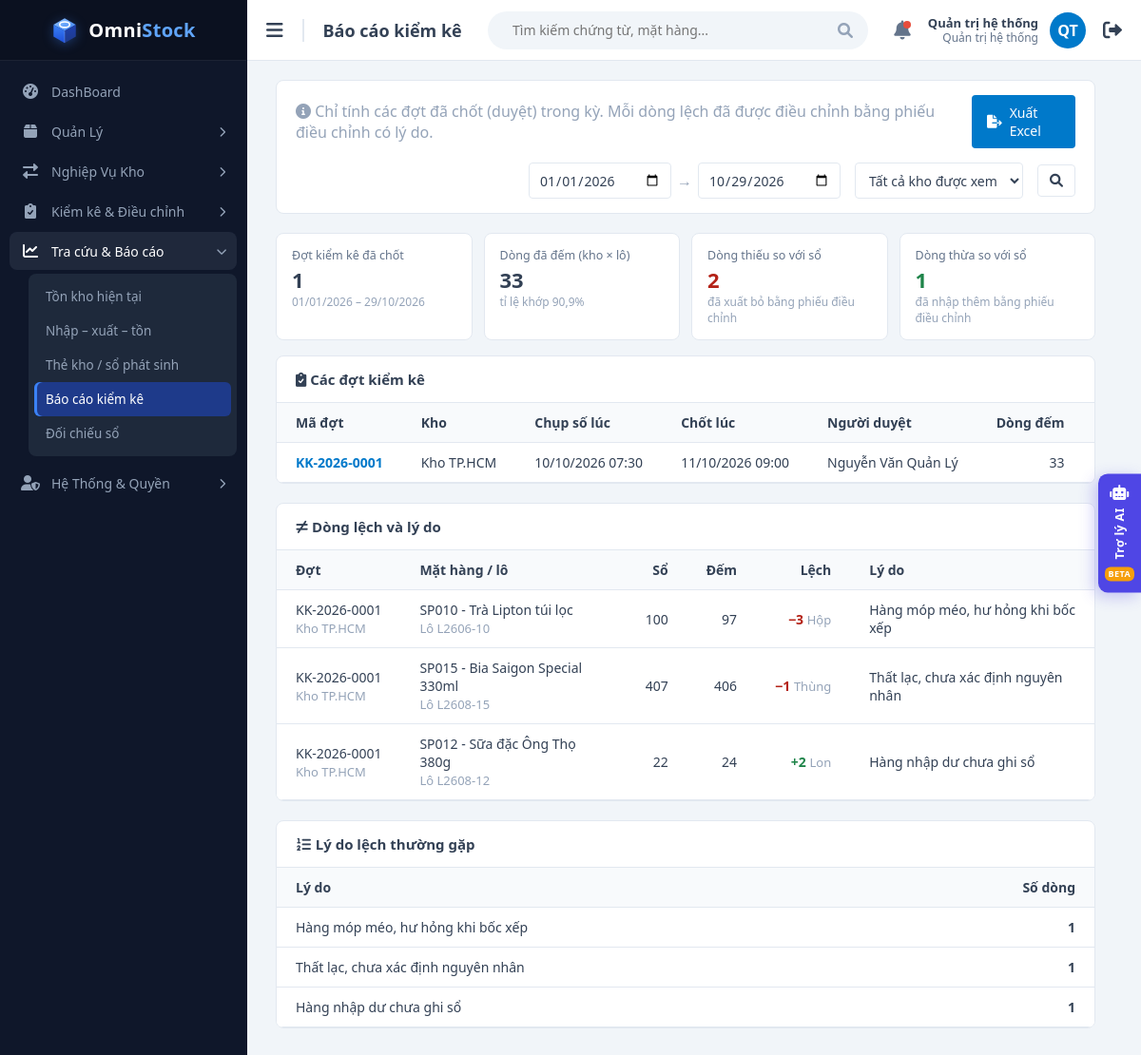
The page /views/report_stock_count.php (signed in) on the database its author committed.
### tables this page shows
CREATE TABLE users (
  id             INT UNSIGNED AUTO_INCREMENT PRIMARY KEY,
  username       VARCHAR(50)  NOT NULL,
  password_hash  VARCHAR(255) NOT NULL,              
  full_name      VARCHAR(100) NOT NULL,
  email          VARCHAR(100) NULL,
   
  role           ENUM('ADMIN','MANAGER','STAFF') NOT NULL DEFAULT 'STAFF',
  is_active      TINYINT(1)   NOT NULL DEFAULT 1,      
   
  must_change_password TINYINT(1) NOT NULL DEFAULT 0,
  last_login_at  DATETIME     NULL,
  created_at     DATETIME     NOT NULL DEFAULT CURRENT_TIMESTAMP,
  updated_at     DATETIME     NOT NULL DEFAULT CURRENT_TIMESTAMP ON UPDATE CURRENT_TIMESTAMP,
  UNIQUE KEY uq_users_username (username),
  UNIQUE KEY uq_users_email (email)
);

CREATE TABLE stock_counts (
  id                     INT UNSIGNED AUTO_INCREMENT PRIMARY KEY,
  code                   VARCHAR(30)  NOT NULL,
  warehouse_id           INT UNSIGNED NOT NULL,
  status                 ENUM('COUNTING','APPROVED','CANCELLED') NOT NULL DEFAULT 'COUNTING',
  note                   VARCHAR(255) NULL,
  created_by             INT UNSIGNED NOT NULL,
  created_at             DATETIME     NOT NULL DEFAULT CURRENT_TIMESTAMP,   
  approved_by            INT UNSIGNED NULL,
  approved_at            DATETIME     NULL,
  adjustment_voucher_id  INT UNSIGNED NULL,           
  UNIQUE KEY uq_sc_code (code),
  UNIQUE KEY uq_sc_adj_voucher (adjustment_voucher_id),
  KEY idx_sc_wh_status (warehouse_id, status),
  CONSTRAINT fk_sc_wh       FOREIGN KEY (warehouse_id)          REFERENCES warehouses(id),
  CONSTRAINT fk_sc_creator  FOREIGN KEY (created_by)            REFERENCES users(id),
  CONSTRAINT fk_sc_approver FOREIGN KEY (approved_by)           REFERENCES users(id),
  CONSTRAINT fk_sc_voucher  FOREIGN KEY (adjustment_voucher_id) REFERENCES vouchers(id),
  CONSTRAINT ck_sc_approval CHECK (
       status <> 'APPROVED' OR (approved_by IS NOT NULL AND approved_at IS NOT NULL)
  )
);

CREATE TABLE warehouses (
  id          INT UNSIGNED AUTO_INCREMENT PRIMARY KEY,
  code        VARCHAR(20)  NOT NULL,
  name        VARCHAR(100) NOT NULL,
  address     VARCHAR(255) NULL,
  is_active   TINYINT(1)   NOT NULL DEFAULT 1,
   
  is_transit  TINYINT(1)   NOT NULL DEFAULT 0,
  created_at  DATETIME     NOT NULL DEFAULT CURRENT_TIMESTAMP,
   
   
  name_key    VARCHAR(100) AS (LOWER(name)) PERSISTENT,
  UNIQUE KEY uq_warehouses_code (code),
  UNIQUE KEY uq_warehouses_name (name_key)
);

CREATE TABLE stock_count_lines (
  id           INT UNSIGNED AUTO_INCREMENT PRIMARY KEY,
  count_id     INT UNSIGNED  NOT NULL,
  item_id      INT UNSIGNED  NOT NULL,
  batch_id     INT UNSIGNED  NOT NULL,
  system_qty   DECIMAL(15,3) NOT NULL,               
  counted_qty  DECIMAL(15,3) NULL,                   
  difference   DECIMAL(15,3) AS (counted_qty - system_qty) STORED,   
  reason       VARCHAR(255)  NULL,                   
  counted_by   INT UNSIGNED  NULL,
  counted_at   DATETIME      NULL,
  UNIQUE KEY uq_scl (count_id, item_id, batch_id),
  CONSTRAINT fk_scl_count FOREIGN KEY (count_id)          REFERENCES stock_counts(id) ON DELETE CASCADE,
  CONSTRAINT fk_scl_item  FOREIGN KEY (item_id)           REFERENCES items(id),
  CONSTRAINT fk_scl_batch FOREIGN KEY (batch_id, item_id) REFERENCES batches(id, item_id),
  CONSTRAINT fk_scl_user  FOREIGN KEY (counted_by)        REFERENCES users(id),
  CONSTRAINT ck_scl_counted CHECK (counted_qty IS NULL OR counted_qty >= 0)
);

CREATE TABLE items (
  id          INT UNSIGNED AUTO_INCREMENT PRIMARY KEY,
  sku         VARCHAR(30)  NOT NULL,                 
  name        VARCHAR(150) NOT NULL,
  unit        VARCHAR(20)  NOT NULL,                 
  description VARCHAR(255) NULL,
  is_active   TINYINT(1)   NOT NULL DEFAULT 1,
  created_at  DATETIME     NOT NULL DEFAULT CURRENT_TIMESTAMP,
   
  name_key    VARCHAR(150) AS (LOWER(name)) PERSISTENT,
  UNIQUE KEY uq_items_sku (sku),
  UNIQUE KEY uq_items_name (name_key)
);

CREATE TABLE batches (
  id            INT UNSIGNED AUTO_INCREMENT PRIMARY KEY,
  item_id       INT UNSIGNED NOT NULL,
  batch_no      VARCHAR(50)  NOT NULL,               
  mfg_date      DATE NULL,                           
  expiry_date   DATE NULL,                           
  created_at    DATETIME     NOT NULL DEFAULT CURRENT_TIMESTAMP,
  UNIQUE KEY uq_batches_item_no (item_id, batch_no),
   
  UNIQUE KEY uq_batches_id_item (id, item_id),
  KEY idx_batches_expiry (expiry_date),
  CONSTRAINT fk_batches_item FOREIGN KEY (item_id) REFERENCES items(id),
  CONSTRAINT ck_batches_dates CHECK (mfg_date IS NULL OR expiry_date IS NULL OR expiry_date > mfg_date)
);

### views/report_stock_count.php (the view, shortened to what the rows shown need)
<?php
require_once __DIR__ . '/../functions/db_connection.php';
require_once __DIR__ . '/../functions/helpers.php';
require_once __DIR__ . '/../functions/auth.php';
require_once __DIR__ . '/../functions/voucher_functions.php';
require_once __DIR__ . '/../functions/report_functions.php';
$user = requireLogin('../');
[$from, $to] = readDateRange();
$filters = ['warehouse_id' => (int) ($_GET['warehouse'] ?? 0), 'from' => $from, 'to' => $to];
$counts      = [];
$differences = [];
try {
    $pdo         = getDbConnection();
    $counts      = getStockCountReport($pdo, $filters, $user['warehouses']);
    $differences = getStockCountDifferences($pdo, array_column($counts, 'id'));
} catch (PDOException $e) {
    $dbError = 'Không thể tải dữ liệu: ' . $e->getMessage();
}
$pageTitle  = 'Báo cáo kiểm kê';
$basePath   = '../';
require __DIR__ . '/layout/header.php';
?>
            <div class="panel">
                <div class="table-container" style="border: none; border-radius: 0;">
                    <table class="nowrap-table">
                        <thead><tr><th>Mã đợt</th><th>Kho</th><th>Chụp số lúc</th><th>Chốt lúc</th><th>Người duyệt</th><th class="text-right">Dòng đếm</th><th class="text-right">Dòng lệch</th><th class="text-right">Tỉ lệ khớp</th><th>Phiếu điều chỉnh</th></tr></thead>
                        <tbody>
                            <?php foreach ($counts as $count): ?>
                                <tr>
                                    <td><a class="link-strong" href="stock_count_detail.php?id=<?= (int) $count['id'] ?>"><?= e($count['code']) ?></a></td>
                                    <td><?= e($count['warehouse_name']) ?></td>
                                    <td><?= e(date('d/m/Y H:i', strtotime($count['created_at']))) ?></td>
                                    <td><?= e(date('d/m/Y H:i', strtotime($count['approved_at']))) ?></td>
                                    <td><?= e($count['approver_name']) ?></td>
                                    <td class="text-right num"><?= (int) $count['line_count'] ?></td>
                                    <td class="text-right num"><?= (int) $count['diff_count'] ? '<strong class="qty-out">' . (int) $count['diff_count'] . '</strong>' : '0' ?></td>
                                </tr>
                            <?php endforeach; ?>
                        </tbody>
                    </table>
                </div>
            </div>
            <div class="dash-grid" style="margin-top: 20px;">
                <div class="panel">
                    <div class="table-container" style="border: none; border-radius: 0;">
                        <table class="nowrap-table">
                            <thead><tr><th>Đợt</th><th>Mặt hàng / lô</th><th class="text-right">Sổ</th><th class="text-right">Đếm</th><th class="text-right">Lệch</th><th>Lý do</th></tr></thead>
                            <tbody>
                                <?php foreach ($differences as $diff): ?>
                                    <tr>
                                        <td><?= e($diff['count_code']) ?><br><span class="muted"><?= e($diff['warehouse_name']) ?></span></td>
                                        <td class="wrap"><?= e($diff['sku'] . ' - ' . $diff['item_name']) ?><br><span class="muted">Lô <?= e($diff['batch_no']) ?></span></td>
                                        <td class="text-right num"><?= formatQty($diff['system_qty']) ?></td>
                                        <td class="text-right num"><?= formatQty($diff['counted_qty']) ?></td>
                                        <td class="text-right num"><?= (float) $diff['difference'] > 0 ? '<span class="qty-in">+' . formatQty($diff['difference']) . '</span>' : '<span class="qty-out">−' . formatQty(-$diff['difference']) . '</span>' ?> <span class="muted"><?= e($diff['unit']) ?></span></td>
                                        <td class="wrap"><?= e($diff['reason']) ?></td>
                                    </tr>
                                <?php endforeach; ?>
                            </tbody>
                        </table>
                    </div>
                </div>
                <div class="panel">
                    <div class="table-container" style="border: none; border-radius: 0;">
                        <table>
                            <thead><tr><th>Lý do</th><th class="text-right">Số dòng</th></tr></thead>
                        </table>
                    </div>
                </div>
            </div>
<?php require __DIR__ . '/layout/footer.php'; ?>

### views/layout/header.php (shortened to what the rows shown need)
<!DOCTYPE html>
<html lang="vi">
<head>
    <link href="https://cdnjs.cloudflare.com/ajax/libs/font-awesome/6.0.0/css/all.min.css" rel="stylesheet">
    <link href="<?= e(asset($basePath, 'css/style.css')) ?>" rel="stylesheet">
</head>
<body>
    <div class="main-content">
        <div class="top-navbar">
            <div class="nav-left">
                <h2 class="page-title-nav"><?= e($pageTitle) ?></h2>
            </div>
            <div class="nav-right">
                <a class="user-link" href="<?= $basePath ?>views/change_password.php" title="<?= e($user['username']) ?> · Đổi mật khẩu">
                    <div class="user-info">
                        <strong><?= e($user['full_name']) ?></strong>
                        <span><?= e(roleLabel($user['role'])) ?></span>
                    </div>
                    <div class="avatar"><?= e(userInitials($user['full_name'])) ?></div>
                </a>
            </div>
        </div>
        <div class="content-body">

### rows shown on the page
users: full_name "Quản trị hệ thống", role "Quản trị hệ thống", full_name "QT"
stock_counts: code "KK-2026-0001", warehouse.name "Kho TP.HCM", created_at "10/10/2026 07:30", approved_at "11/10/2026 09:00", approved_by.full_name "Nguyễn Văn Quản Lý", line_count "33"
stock_count_lines: count.code "KK-2026-0001", warehouses.name "Kho TP.HCM", item.name "SP010 - Trà Lipton túi lọc", batch.batch_no "L2606-10", system_qty "100", counted_qty "97", difference "3", item.unit "Hộp", reason "Hàng móp méo, hư hỏng khi bốc xếp"
stock_count_lines: count.code "KK-2026-0001", warehouses.name "Kho TP.HCM", item.name "SP015 - Bia Saigon Special 330ml", batch.batch_no "L2608-15", system_qty "407", counted_qty "406", difference "1", item.unit "Thùng", reason "Thất lạc, chưa xác định nguyên nhân"
stock_count_lines: count.code "KK-2026-0001", warehouses.name "Kho TP.HCM", item.name "SP012 - Sữa đặc Ông Thọ 380g", batch.batch_no "L2608-12", system_qty "22", counted_qty "24", difference "2", item.unit "Lon", reason "Hàng nhập dư chưa ghi sổ"

### other values the page prints
$menuGroup['label'] "Quản Lý"
$menuGroup['label'] "Nghiệp Vụ Kho"
$menuGroup['label'] "Kiểm kê & Điều chỉnh"
$menuGroup['label'] "Tra cứu & Báo cáo"
$menuLabel "Tồn kho hiện tại"
$menuLabel "Nhập – xuất – tồn"
$menuLabel "Thẻ kho / sổ phát sinh"
$menuLabel "Báo cáo kiểm kê"
$menuLabel "Đối chiếu sổ"
$menuGroup['label'] "Hệ Thống & Quyền"
$pageTitle "Báo cáo kiểm kê"
count($counts) "1"
formatDate($from) "01/01/2026"
formatDate($to) "29/10/2026"
$lineTotal "33"
